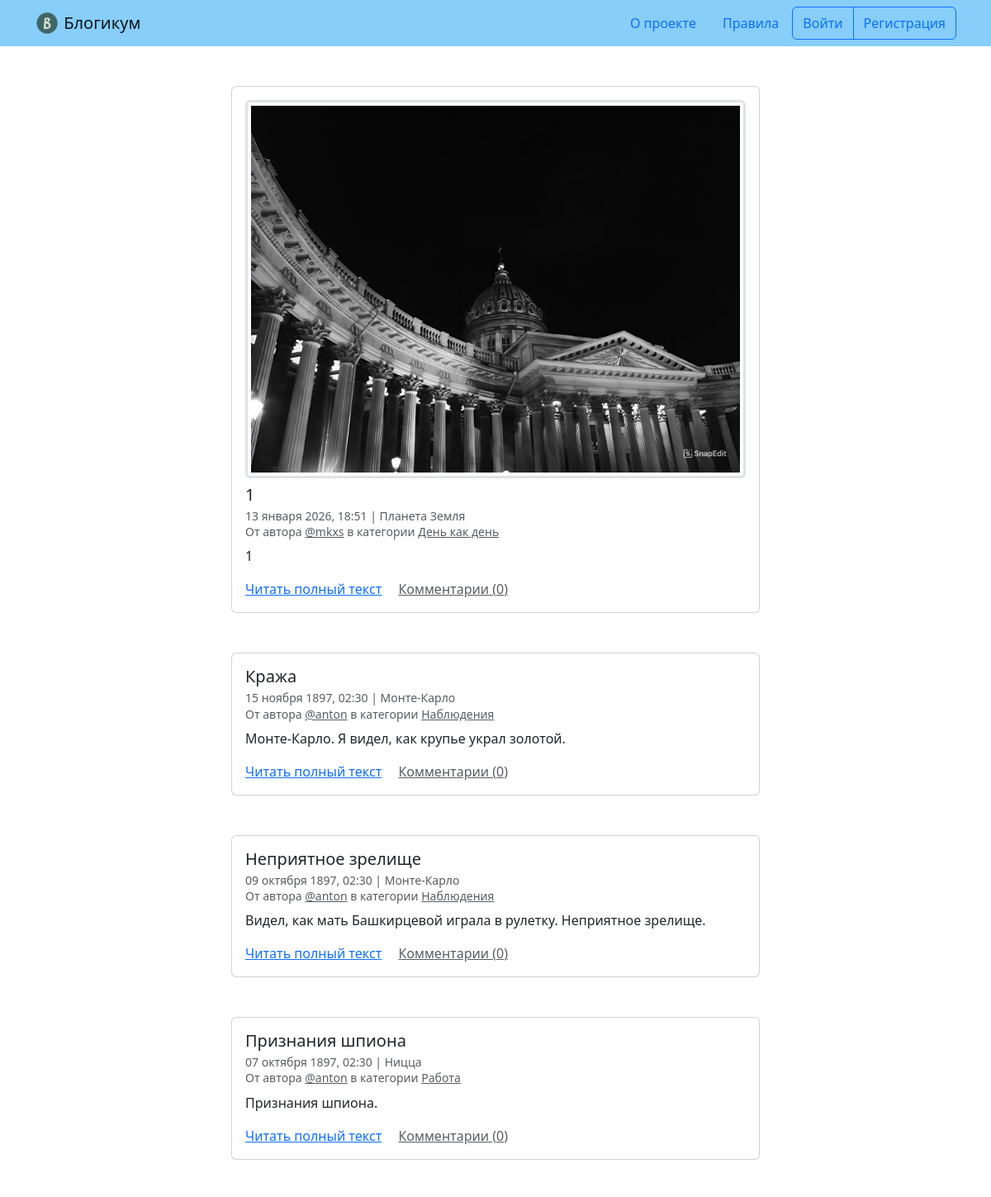
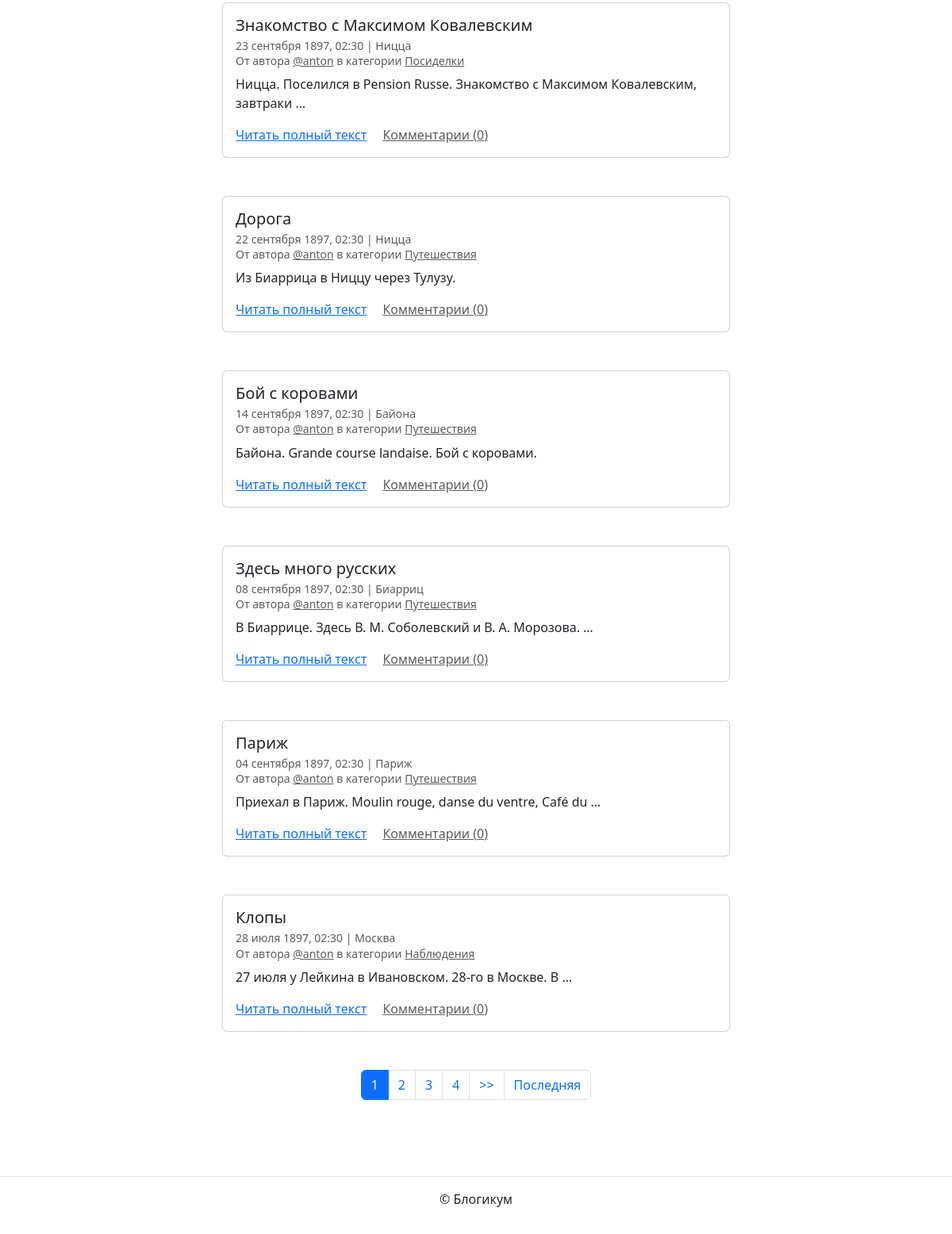
The page / on the database its author committed (2 pictures, top to bottom).
### blog/models.py (models this page shows, shortened)
class Post(models.Model):
    title = models.CharField(
        max_length=256,
        verbose_name='Заголовок'
    )
    text = models.TextField(
        verbose_name='Текст'
    )
    pub_date = models.DateTimeField(
        verbose_name='Дата и время публикации',
        help_text=(
            'Если установить дату и время в будущем — можно делать '
            'отложенные публикации.'
        )
    )
    author = models.ForeignKey(
        User,
        on_delete=models.CASCADE,
        verbose_name='Автор публикации',
        related_name='posts'
    )
    location = models.ForeignKey(
        Location,
        on_delete=models.SET_NULL,
        null=True,
        blank=True,
        verbose_name='Местоположение',
        related_name='posts'
    )
    category = models.ForeignKey(
        Category,
        on_delete=models.SET_NULL,
        null=True,
        verbose_name='Категория',
        related_name='posts'
    )
    image = models.ImageField(
        'Изображение',
        upload_to='posts_images/',
        blank=True,
        null=True
    )
    is_published = models.BooleanField(
        default=True,
        verbose_name='Опубликовано',
        help_text='Снимите галочку, чтобы скрыть публикацию.'
    )
    created_at = models.DateTimeField(
        auto_now_add=True,
        verbose_name='Добавлено'
    )
    class Meta:
        verbose_name = 'публикация'
        verbose_name_plural = 'Публикации'
        ordering = ('-pub_date',)

class Category(models.Model):
    title = models.CharField(
        max_length=256,
        verbose_name='Заголовок'
    )
    description = models.TextField(
        verbose_name='Описание'
    )
    slug = models.SlugField(
        unique=True,
        verbose_name='Идентификатор',
        help_text=(
            'Идентификатор страницы для URL; разрешены символы латиницы, '
            'цифры, дефис и подчёркивание.'
        )
    )
    is_published = models.BooleanField(
        default=True,
        verbose_name='Опубликовано',
        help_text='Снимите галочку, чтобы скрыть публикацию.'
    )
    created_at = models.DateTimeField(
        auto_now_add=True,
        verbose_name='Добавлено'
    )
    class Meta:
        verbose_name = 'категория'
        verbose_name_plural = 'Категории'
        ordering = ('title',)

class Location(models.Model):
    name = models.CharField(
        max_length=256,
        verbose_name='Название места'
    )
    is_published = models.BooleanField(
        default=True,
        verbose_name='Опубликовано',
        help_text='Снимите галочку, чтобы скрыть публикацию.'
    )
    created_at = models.DateTimeField(
        auto_now_add=True,
        verbose_name='Добавлено'
    )
    class Meta:
        verbose_name = 'местоположение'
        verbose_name_plural = 'Местоположения'
        ordering = ('name',)

### blog/views.py (the view)
# urls.py: path('', views.index, name='index'),
def index(request):
    post_list = Post.objects.filter(
        is_published=True,
        category__is_published=True,
        pub_date__lte=timezone.now()
    ).select_related(
        'category', 'location', 'author'
    ).annotate(
        comment_count=Count('comments')
    ).order_by('-pub_date')
    paginator = Paginator(post_list, 10)
    page_number = request.GET.get('page')
    page_obj = paginator.get_page(page_number)
    context = {
        'page_obj': page_obj,
        'post_list': page_obj.object_list,
    }
    return render(request, 'blog/index.html', context)

### templates/blog/index.html (shortened to what this page needs)
{% extends "base.html" %}
{% block content %}
  {% for post in page_obj %}
    <article class="mb-5">
      {% include "includes/post_card.html" %}
    </article>
  {% endfor %}
  {% include "includes/paginator.html" %}
{% endblock %}

### templates/base.html (shortened to what this page needs)
{% load static %}
{% load django_bootstrap5 %}
<!DOCTYPE html>
<html lang="ru">
  <head>
    <link rel="stylesheet" href="{% static 'css/bootstrap.min.css' %}">
    {% bootstrap_css %}
  </head>
  <body>
    {% include "includes/header.html" %}
    <main>
      <div class="container py-5">
        {% block content %}{% endblock %}
      </div>
    </main>
    {% include "includes/footer.html" %}
  </body>
</html>

### templates/includes/header.html
{% load static %}
<header>
  <nav class="navbar navbar-light" style="background-color: lightskyblue">
    <div class="container">
      <a class="navbar-brand" href="{% url 'blog:index' %}">
        <img src="{% static 'img/logo.png' %}" width="30" height="30" class="d-inline-block align-top" alt="">
        Блогикум
      </a>
      {% with request.resolver_match.view_name as view_name %}
        <ul class="nav  nav-pills">
          <li class="nav-item">
            <a class="nav-link {% if view_name == 'pages:about' %} text-white {% endif %}" href="{% url 'pages:about' %}">
              О проекте
            </a>
          </li>
          <li class="nav-item">
            <a class="nav-link {% if view_name == 'pages:rules' %} text-white {% endif %}" href="{% url 'pages:rules' %}">
              Правила
            </a>
          </li>
          {% if user.is_authenticated %}
            <div class="btn-group" role="group" aria-label="Basic outlined example">
              <button type="button" class="btn btn-outline-primary"><a class="text-decoration-none text-reset"
                  href="{% url 'blog:create_post' %}">Написать пост</a></button>
              <button type="button" class="btn btn-outline-primary"><a class="text-decoration-none text-reset"
                  href="{% url 'blog:profile' user.username %}">{{ user.username }}</a></button>
              <button type="button" class="btn btn-outline-primary"><a class="text-decoration-none text-reset"
                  href="{% url 'logout' %}">Выйти</a></button>
            </div>
          {% else %}
            <div class="btn-group" role="group" aria-label="Basic outlined example">
              <button type="button" class="btn btn-outline-primary"><a class="text-decoration-none text-reset"
                  href="{% url 'login' %}">Войти</a></button>
              <button type="button" class="btn btn-outline-primary"><a class="text-decoration-none text-reset"
                  href="{% url 'registration' %}">Регистрация</a></button>
            </div>
          {% endif %}
        </ul>
      {% endwith %}
    </div>
  </nav>
</header>

### templates/includes/post_card.html (shortened to what this page needs)
<div class="col d-flex justify-content-center">
  <div class="card" style="width: 40rem;">
    <div class="card-body">
      {% if post.image %}
        <a href="{{ post.image.url }}" target="_blank">
          <img class="border-3 rounded img-fluid img-thumbnail mb-2 mx-auto d-block" src="{{ post.image.url }}">
        </a>
      {% endif %}
      <h5 class="card-title">{{ post.title }}</h5>
      <h6 class="card-subtitle mb-2 text-muted">
        <small>
          {{ post.pub_date|date:"d E Y, H:i" }} | {% if post.location and post.location.is_published %}{{ post.location.name }}{% else %}Планета Земля{% endif %}<br>
          От автора <a class="text-muted" href="{% url 'blog:profile' post.author.username %}">@{{ post.author.username }}</a> в
          категории {% include "includes/category_link.html" %}
        </small>
      </h6>
      <p class="card-text">{{ post.text|truncatewords:10 }}</p>
      <a href="{% url 'blog:post_detail' post.id %}" class="card-link">Читать полный текст</a>
      <a href="{% url 'blog:post_detail' post.id %}" class="card-link text-muted">Комментарии ({{ post.comment_count }})</a>
    </div>
  </div>
</div>

### templates/includes/category_link.html
<a class="text-muted" href="{% url 'blog:category_posts' post.category.slug %}">
  {{ post.category.title }}
</a>

### templates/includes/paginator.html (shortened to what this page needs)
{% if page_obj.has_other_pages %}
  <nav aria-label="Page navigation" class="my-5">
    <ul class="pagination justify-content-center">
      {% for i in page_obj.paginator.page_range %}
        {% if page_obj.number == i %}
          <li class="page-item active">
            <span class="page-link">{{ i }}</span>
          </li>
        {% else %}
          <li class="page-item">
            <a class="page-link" href="?page={{ i }}">{{ i }}</a>
          </li>
        {% endif %}
      {% endfor %}
      {% if page_obj.has_next %}
        <li class="page-item">
          <a class="page-link" href="?page={{ page_obj.next_page_number }}">
            >>
          </a>
        </li>
        <li class="page-item">
          <a class="page-link" href="?page={{ page_obj.paginator.num_pages }}">
            Последняя
          </a>
        </li>
      {% endif %}
    </ul>
  </nav>
{% endif %}

### templates/includes/footer.html
<footer class="border-top text-center py-3">
  <p>© Блогикум</p>
</footer>

### rows shown on the page
Post: image (picture), title "1", pub_date "13 января 2026, 18:51", shows "Планета Земля", author.username "mkxs", category "День как день", text "1", comment_count "0"
Post: title "Кража", pub_date "15 ноября 1897, 02:30", location.name "Монте-Карло", author.username "anton", category "Наблюдения", text "Монте-Карло. Я видел, как крупье украл золотой.", comment_count "0"
Post: title "Неприятное зрелище", pub_date "09 октября 1897, 02:30", location.name "Монте-Карло", author.username "anton", category "Наблюдения", text "Видел, как мать Башкирцевой играла в рулетку. Неприятное зрелище.", comment_count "0"
Post: title "Признания шпиона", pub_date "07 октября 1897, 02:30", location.name "Ницца", author.username "anton", category "Работа", text "Признания шпиона.", comment_count "0"
Post: title "Знакомство с Максимом Ковалевским", pub_date "23 сентября 1897, 02:30", location.name "Ницца", author.username "anton", category "Посиделки", text "Ницца. Поселился в Pension Russe. Знакомство с Максимом Ковалевским, завтраки …", comment_count "0"
Post: title "Дорога", pub_date "22 сентября 1897, 02:30", location.name "Ницца", author.username "anton", category "Путешествия", text "Из Биаррица в Ниццу через Тулузу.", comment_count "0"
Post: title "Бой с коровами", pub_date "14 сентября 1897, 02:30", location.name "Байона", author.username "anton", category "Путешествия", text "Байона. Grande course landaise. Бой с коровами.", comment_count "0"
Post: title "Здесь много русских", pub_date "08 сентября 1897, 02:30", location.name "Биарриц", author.username "anton", category "Путешествия", text "В Биаррице. Здесь В. М. Соболевский и В. А. Морозова. …", comment_count "0"
Post: title "Париж", pub_date "04 сентября 1897, 02:30", location.name "Париж", author.username "anton", category "Путешествия", text "Приехал в Париж. Moulin rouge, danse du ventre, Café du …", comment_count "0"
Post: title "Клопы", pub_date "28 июля 1897, 02:30", location.name "Москва", author.username "anton", category "Наблюдения", text "27 июля у Лейкина в Ивановском. 28-го в Москве. В …", comment_count "0"

### other values the page prints
{{ i }} "1"
{{ i }} "2" "3" "4"
